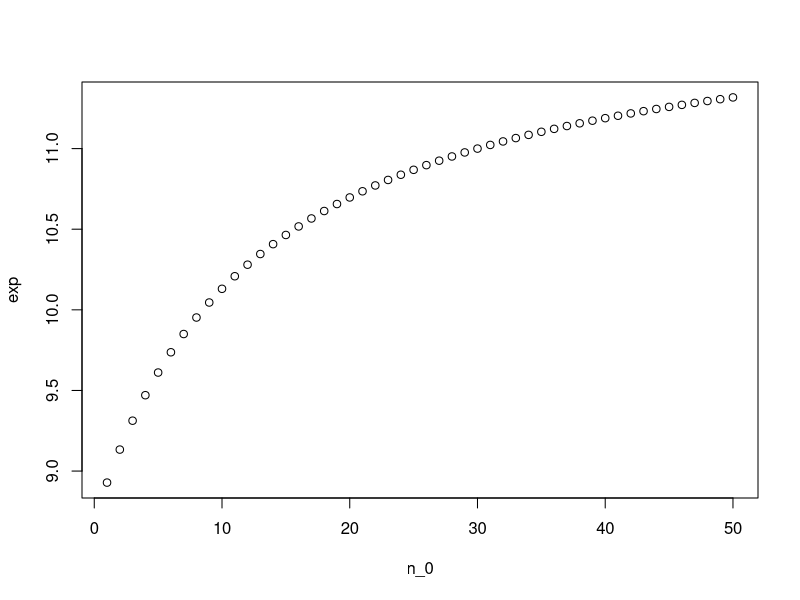
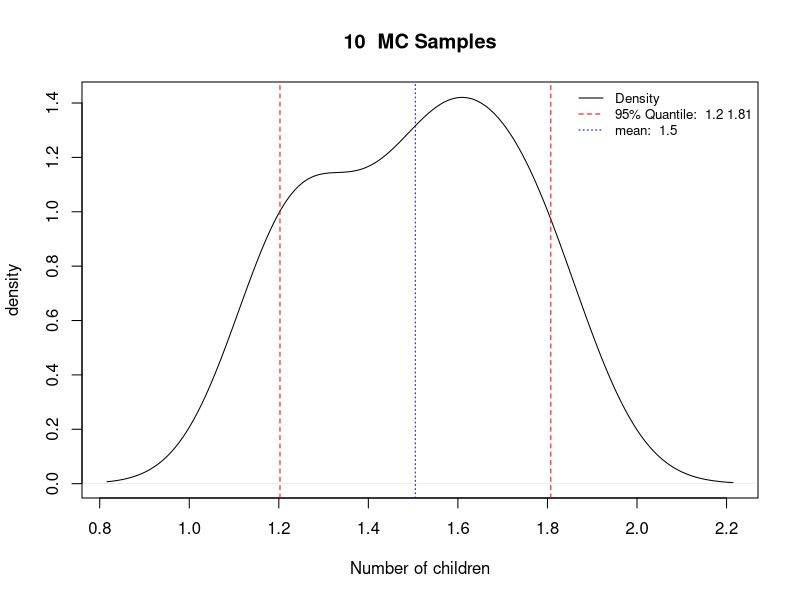
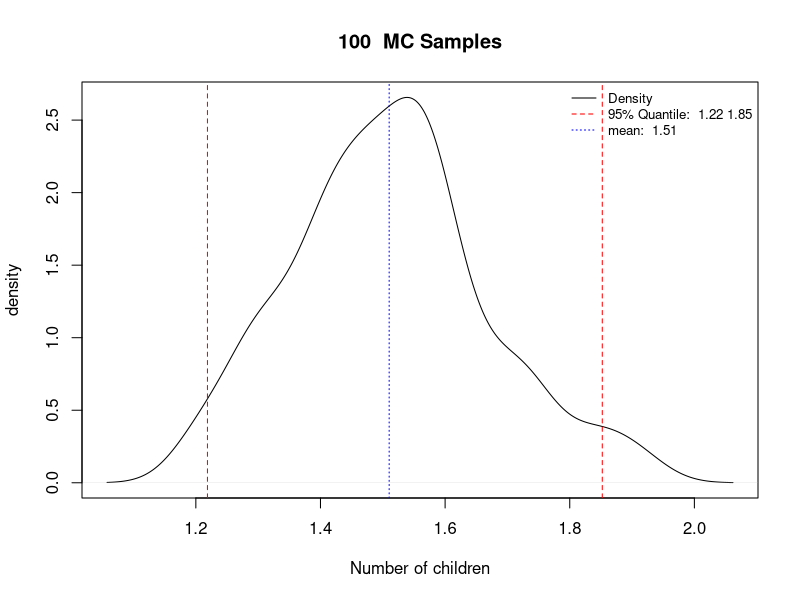
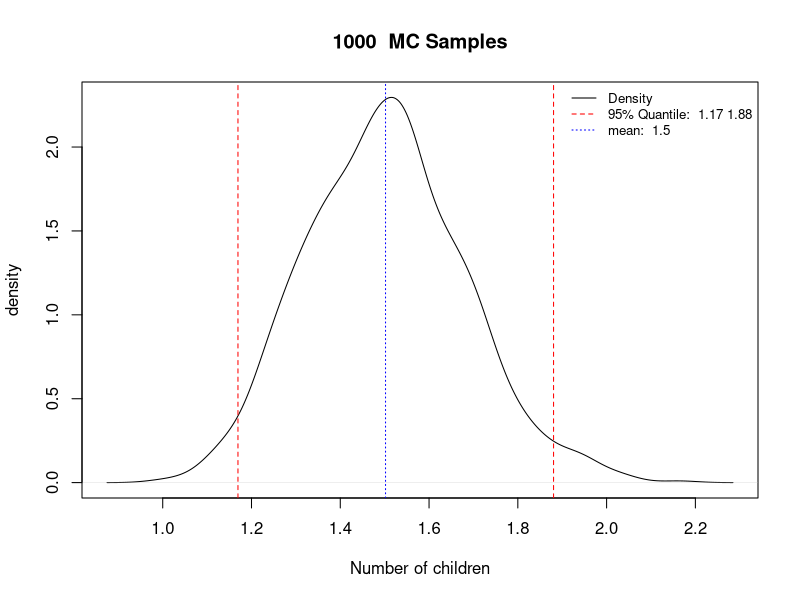
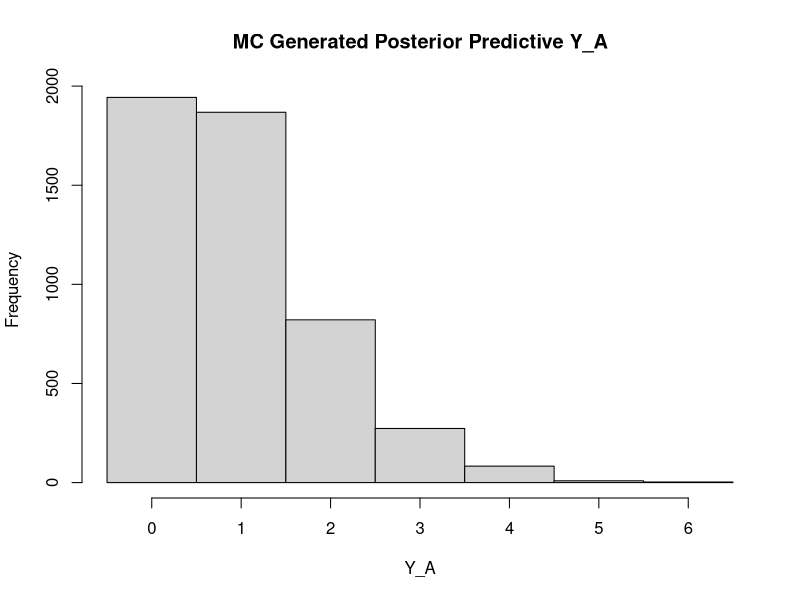
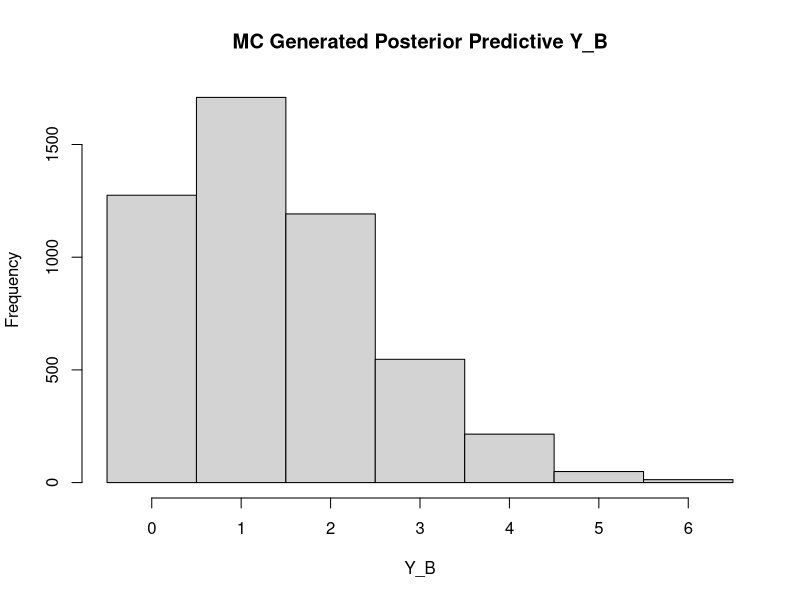
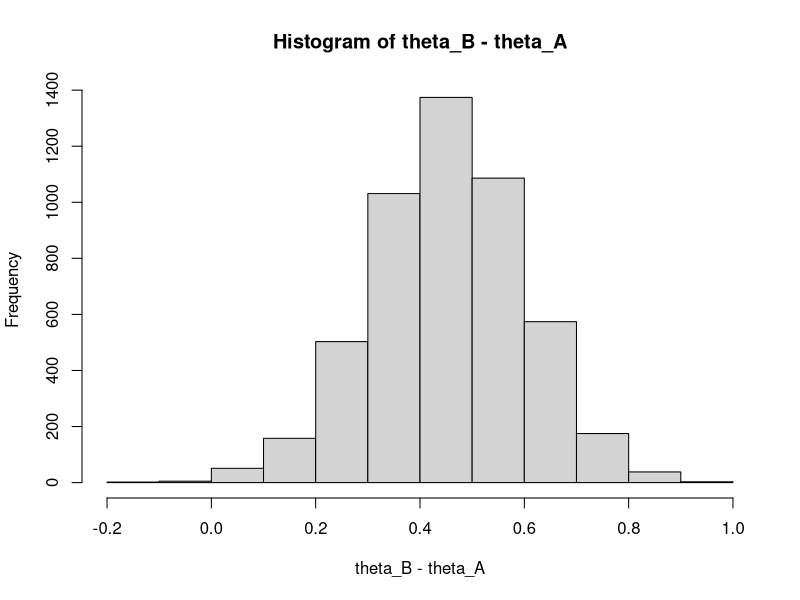
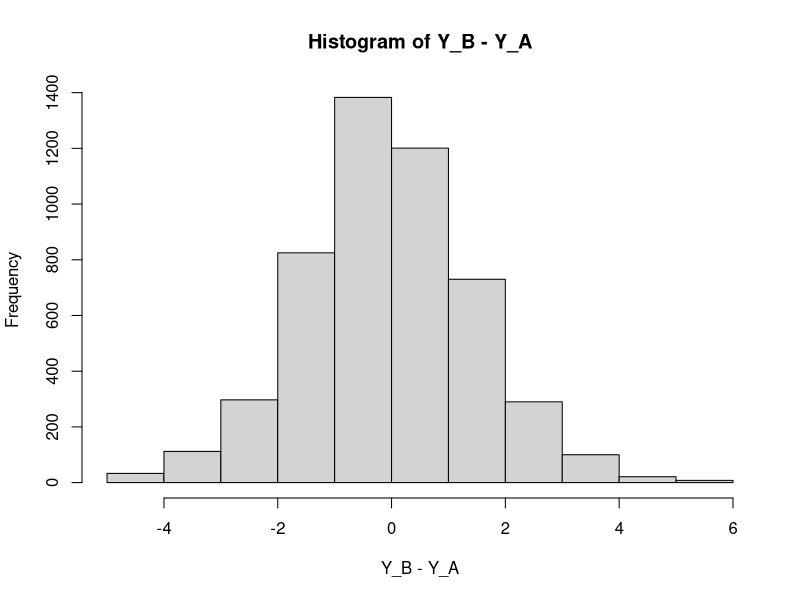

These charts were generated, in order, by the following R code:

## Question 1
set.seed(123)
u <- runif(1000,0,1)
fa <- pbeta(0.4, shape1=5, shape2 = 10)
fb <- pbeta(0.75, shape1=5, shape2 = 10)
u_trun <- (fb-fa)*u+fa
theta <- qbeta(u_trun, shape1=5, shape2 = 10)

# mean of the random draw
theta_mean <- sum(theta)/1000
theta_mean #0.48
# variance of the random draw
theta_var <- sum((theta-theta_mean)^2)/(1000-1)
theta_var #0.0044

## Question 3
#(a)
aA <- 120; bA <- 10
y_a <- c(12,9,12,14,13,13,15,8,15,6)
y_b <- c(11,11,10,9,9,8,7,10,6,8,8,9,7)
A_quantile <- qgamma(c(0.025,0.975), 237, 20)
B_quantile <- qgamma(c(0.025,0.975), 125, 14)

#(b) posterior expectation of thetaB
n_0 <- seq(1,50,by=1)
exp <- (12*n_0 + 113)/(n_0 + 13)
plot(n_0,exp)
# Since e(theta_a|y) = 11.85, in order for e(theta_b) to be close to 11.85, we need n_0 to be 
# close to or even more than more than 50, which means we need a very strong prior belief of theta_b

#(c)
# It's possible that the parameters of B are quite different from A, so we should view them as independent.


## Question 4
theta1.mc <- rbeta(5000,58,44)
theta2.mc <- rbeta(5000,31,21)
mean(theta1.mc<theta2.mc) #0.6408


## Question 5
#(a)
m = c(10,100,1000)
theta.mc10 <- rgamma(10, 68, 45)
theta.mc100 <- rgamma(100, 68, 45)
theta.mc1000 <- rgamma(1000, 68, 45)

# mark those points
mean.mc10 <- mean(theta.mc10)
mean.mc100 <- mean(theta.mc100)
mean.mc1000 <- mean(theta.mc1000)

probs.mc10 <- quantile(theta.mc10, c(0.025,0.975))
probs.mc100 <- quantile(theta.mc100, c(0.025,0.975))
probs.mc1000 <- quantile(theta.mc1000, c(0.025,0.975))


sample_plot <- function(samples){
  set.seed(123)
  theta.mc <- rgamma(samples, 68, 45)
  mean.mc <- mean(theta.mc)
  probs.mc <- quantile(theta.mc, c(0.025,0.975))
  
  plot(density(theta.mc), xlab="Number of children", ylab="density", col="black",lty=1,main=paste(samples, " MC Samples"))
  abline(v = probs.mc, col=c("red"), lty=2, lwd=c(1))
  abline(v = mean.mc, col="blue", lty=3,lwd=1)
  legend("topright", legend=c("Density", paste("95% Quantile: ", round(probs.mc[[1]],2), round(probs.mc[[2]],2)), paste("mean: ", round(mean.mc,2))),
         col=c("black", "red","blue"), lty=1:3, cex=0.8, bg="transparent", bty = "n")
}

sample_plot(10)
sample_plot(100)
sample_plot(1000)

# true mean and quantile-based CI
true_mean <- 68/45
true_quantile <- qgamma(c(0.025,0.975),68,45)
true_mean #1.51
true_quantile #1.17, 1.89
# As long as number of samples for MC approximation is big enough, the result of mean and 95% CI is very close to the true mean and CI.


#(b) posterior probability theta2<1.5
mean(theta.mc10 < 1.5) #0.4
mean(theta.mc100 < 1.5) #0.48
mean(theta.mc1000 < 1.5) #0.509

#(c)

var.estimate <- 68/(45^2)
s.min = var.estimate/(0.001/2)^2
s.min

## Question 6: Hoff 4.8
#a. obtain 5000 samples from th posterior predictive distribution (negative binomial)
man_A <- c(1, 0, 0, 1, 2, 2, 1, 5, 2, 0, 0, 0, 0, 0, 0, 1, 1, 1, 0, 0, 0, 1, 1, 2, 1, 3, 
            2, 0, 0, 3, 0, 0, 0, 2, 1, 0, 2, 1, 0, 0, 1, 3, 0, 1, 1, 0, 2, 0, 0, 2, 2, 1, 
            3, 0, 0, 0, 1, 1)
man_B <- c(2, 2, 1, 1, 2, 2, 1, 2, 1, 0, 2, 1, 1, 2, 0, 2, 2, 0, 2, 1, 0, 0, 3, 6, 1, 6,
           4, 0, 3, 2, 0, 1, 0, 0, 0, 3, 0, 0, 0, 0, 0, 1, 0, 4, 2, 1, 0, 0, 1, 0, 3, 2, 
           5, 0, 1, 1, 2, 1, 2, 1, 2, 0, 0, 0, 2, 1, 0, 2, 0, 2, 4, 1, 1, 1, 2, 0, 1, 1, 
           1, 1, 0, 2, 3, 2, 0, 2, 1, 3, 1, 3, 2, 2, 3, 2, 0, 0, 0, 1, 0, 0, 0, 1, 2, 0, 
           3, 3, 0, 1, 2, 2, 2, 0, 6, 0, 0, 0, 2, 0, 1, 1, 1, 3, 3, 2, 1, 1, 0, 1, 0, 0, 
           2, 0, 2, 0, 1, 0, 2, 0, 0, 2, 2, 4, 1, 2, 3, 2, 0, 0, 0, 1, 0, 0, 1, 5, 2, 1, 
           3, 2, 0, 2, 1, 1, 3, 0, 5, 0, 0, 2, 4, 3, 4, 0, 0, 0, 0, 0, 0, 2, 2, 0, 0, 2, 
           0, 0, 1, 1, 0, 2, 1, 3, 3, 2, 2, 0, 0, 2, 3, 2, 4, 3, 3, 4, 0, 3, 0, 1, 0, 1, 
           2, 3, 4, 1, 2, 6, 2, 1, 2, 2)
a <- 2
b <- 1
sum_A <- sum(man_A)
sum_B <- sum(man_B)
n_A <- length(man_A)
n_B <- length(man_B)

set.seed(123)
Y_A <- rnbinom(5000, size = a+sum_A, prob = 1-1/(b+n_A+1))
Y_B <- rnbinom(5000, size = a+sum_B, prob = 1-1/(b+n_B+1))

# plot the MC approximations to these two posterior predictive dist
hist(Y_A, breaks = seq(-0.5, max(Y_A)+0.5,1), main = 'MC Generated Posterior Predictive Y_A')
hist(Y_B, breaks = seq(-0.5, max(Y_B)+0.5,1), main = 'MC Generated Posterior Predictive Y_B')

#b. find 95% quantile-based posterior CI for theta_B-theta_A and Y_B-Y_A
set.seed(123)
theta_A <- rgamma(5000,a+sum_A, b+n_A)
theta_B <- rgamma(5000,a+sum_B, b+n_B)

quantile(theta_B - theta_A, c(0.025,0.975))
quantile(Y_B-Y_A, c(0.025,0.975))

hist(theta_B-theta_A)
hist(Y_B-Y_A)
# difference between these two populations

#c. 
hist(man_B, breaks = seq(-0.5, max(man_B)+0.5,1), xlab = 'Number of children', main = 'Empirical Distribution of Group B')
set.seed(123)
pos_sam <- rpois(200,1.4)
hist(pos_sam, breaks = seq(-0.5, max(pos_sam)+0.5,1), xlab = 'Number of children', main = 'Poisson Distribution with mean 1.4')

#d.
count_zeros <- c()
count_ones <- c()
for (theta in theta_B){
  pos_rv <- rpois(218, theta)
  count_zeros <- c(count_zeros, sum(pos_rv==0))
  count_ones <- c(count_ones, sum(pos_rv==1))
}
plot(x=count_zeros, y=count_ones)
points(x=sum(man_B == 0), y=sum(man_B==1),pch=16, col="red")
